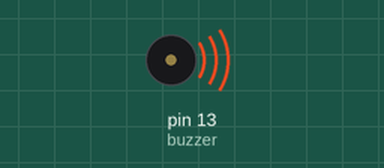
Simulated run of this sketch. Board: Arduino Uno, built with avr-gcc and run on an emulated ATmega328P. Parts: buzzer (waves = sounding, pin HIGH).

Above: at 0.2 s.
Timing chart, 0 to 3.0 s (numbered marks = the images above):
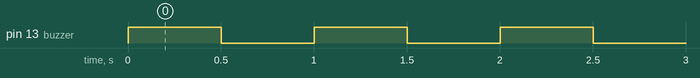

Measured:
- by itself, pin 13 (buzzer): alternates HIGH for 0.50 s and LOW for 0.50 s

The sketch:

Buzzer_Test.ino
```cpp
#define buzzer 13

void setup() {
  // put your setup code here, to run once:
pinMode(13,OUTPUT);
}

void loop() {
  // put your main code here, to run repeatedly:
digitalWrite(buzzer,HIGH);
delay(500);
digitalWrite(buzzer,LOW);
delay(500);
}
```
